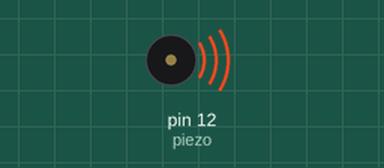
Recording of a sketch running on a simulated Arduino Nano, built with avr-gcc and run on an emulated ATmega328P. Parts: buzzer (waves = sounding).

Above: at 0.2 s.
At 22.87 s:
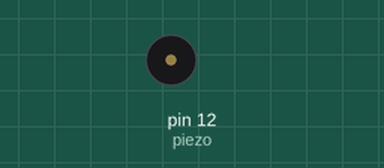
Timing chart, 0 to 24.1 s (numbered marks = the images above):
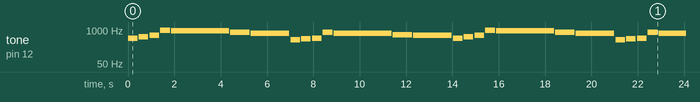

The sketch:

guizhong.ino
```cpp
//DEFINE NOTES
#define F2 87
#define FS2 93
#define G2 98
#define GS2 104
#define A2 110
#define AS2 117
#define B2 123
#define C3 131
#define CS3 139
#define D3 147
#define DS3 156
#define E3 165
#define F3 175
#define FS3 185
#define G3 196
#define GS3 208
#define A3 220
#define AS3 233
#define B3 247
#define C4 262
#define CS4 277
#define D4 294
#define DS4 311
#define E4 330
#define F4 349
#define FS4 370
#define G4 392
#define GS4 415
#define A4 440
#define AS4 466
#define B4 494
#define C5 523
#define CS5 554
#define D5 587
#define DS5 622
#define E5 659
#define F5 698
#define FS5 740
#define G5 784
#define GS5 831
#define A5 880
#define AS5 932
#define B5 988
#define C6 1047
#define CS6 1109
#define D6 1175
#define DS6 1245
#define E6 1319
#define F6 1397
#define FS6 1480
#define G6 1568
#define GS6 1661
#define A6 1760
#define AS6 1865
#define B6 1976
#define C7 2093
#define CS7 2217
#define D7 2349
#define DS7 2489
#define E7 2637
#define F7 2794
#define FS7 2960
#define G7 3136
#define GS7 3322
#define A7 3520
#define AS7 3729
#define B7 3951
#define rest 0

int bpm = 120;
//for rr: dq, q, 16, 8, h
int quarterDuration;
int half;
int dHalf;
int dQuarter;
int quarter;
int eight;
int sixteenth;

int piezo = 12;

int guizhong[] = {};
void setup()
{
  pinMode(piezo, OUTPUT);
  setTimings(72);
  Serial.begin(9600);
}

void loop()
{
  int noteProg[38] = {
    B4,CS5, DS5, B5,
    AS5, GS5,
    FS5, GS4, AS4, B4, GS5,
    FS5, E5,
    DS5, B4, CS5, DS5, B5,
    AS5, GS5,
    FS5, GS4, AS4, B4, GS5,
    FS5, E5,
    DS5, DS5, GS5, DS5,
    CS5, GS4,
    FS2, GS3, B3, CS4, FS4
  };
  int noteDur [38] = {
    eight, eight, eight, eight,
    dHalf, quarter,
    half, eight, eight, eight, eight,
    dHalf, quarter,
    half, eight, eight, eight, eight,
    dHalf, quarter,
    half, eight, eight, eight, eight,
    dHalf, quarter,
    half, eight, quarter, eight,
    half, half,
    sixteenth, sixteenth, sixteenth, sixteenth, half
  };

  int size = sizeof(noteProg) / sizeof(noteProg[0]);
  playMelody(noteProg, noteDur, size);
  delay(1000);
}

void setTimings(int newBPM){
  bpm = newBPM;
  quarterDuration = (60000)/bpm;
  quarter = quarterDuration;
  Serial.println(quarterDuration);

  half = quarter * 2;
  Serial.println(half);

  dHalf = half + (half / 2);
  Serial.println(dHalf);

  dQuarter = quarter + (quarter / 2);
  Serial.println(dQuarter);

  eight = quarter / 2;
  Serial.println(eight);

  sixteenth = quarter / 4;
  Serial.println(sixteenth);
}

void play(int note, int duration)
{
  tone(piezo, note);
  delay(duration);
  noTone(piezo);
  delay(50);
}

void playMelody(int noteProg[], int dur[], int size) {
  for (int i = 0; i < size; i++) {
    play(noteProg[i], dur[i]);
  }
}
```

Measured:
- by itself, tone on pin 12 (piezo): plays 494 Hz for 0.42 s, 554 Hz for 0.42 s, 622 Hz for 0.42 s, 988 Hz for 0.42 s, 932 Hz for 2.5 s, 831 Hz for 0.83 s … (134 notes in this stretch)
